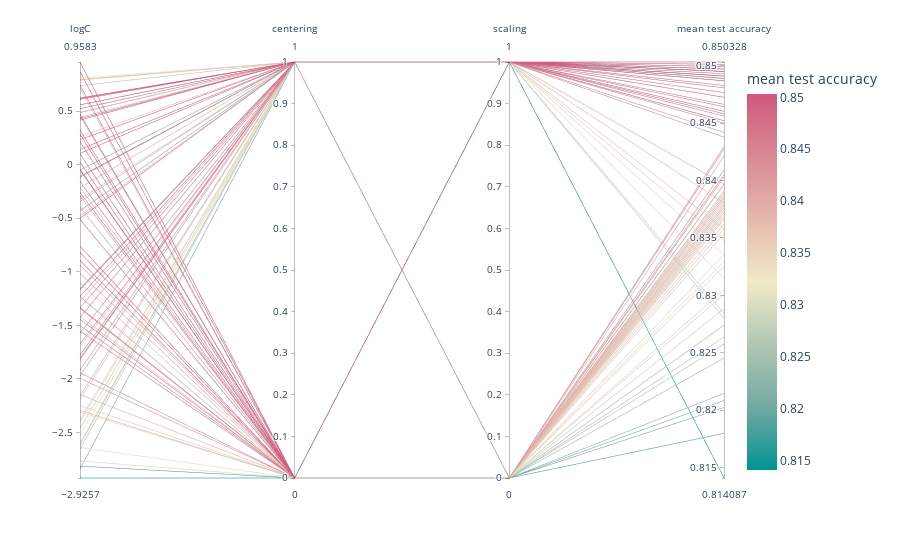

Notebook source saved alongside this figure:
### Code cell
import plotly.express as px

fig = px.parallel_coordinates(
    cv_results,
    color="mean test accuracy",
    dimensions=["logC", "centering", "scaling", "mean test accuracy"],
    color_continuous_scale=px.colors.diverging.Tealrose,
)
fig.show()
